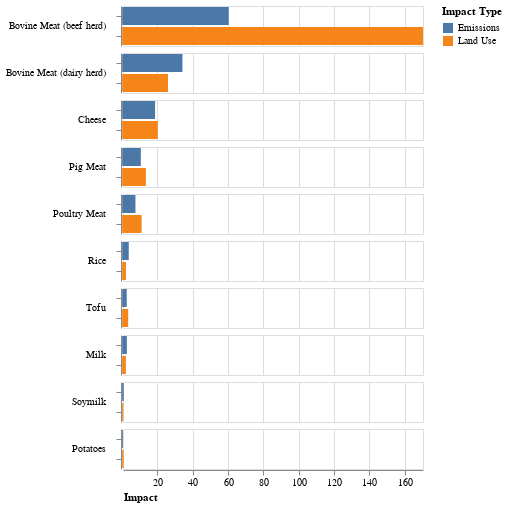

The notebook cell saved with this chart:
### Code cell
# Order of the Products
product_order = ['Bovine Meat (beef herd)', 'Bovine Meat (dairy herd)', 'Cheese','Pig Meat', 'Poultry Meat', 'Rice', 'Tofu', 'Milk',  'Soymilk','Potatoes']

impact_chart = alt.Chart(df_weight2).mark_bar().encode(
    x=alt.X('Impact:Q', scale=alt.Scale(domain=[df_weight2['Impact'].min(), df_weight2['Impact'].max()])).sort('-y').axis(   # - ist descending
        labelAngle = 0, 
        titleAnchor = 'start'),
    y=alt.Y('Impact Type:N', title=None).axis(
        labels = False, 
        titleAnchor = 'end',
        grid = False),       
    color='Impact Type:N',
).facet(
    row=alt.Row('Product:N', sort=product_order, title=None, header=alt.Header(labelAngle=0, labelAlign= 'left')),
    spacing = 5,  # Set facet label angle to 45 degrees
)

impact_chart

### Figure 1 — Vega-Lite specification as saved in the notebook (floating-point values rounded to 4 significant figures)
{"config": {"view": {"continuousWidth": 300, "continuousHeight": 300}}, "data": {"name": "data-d767d3f5843606716489755dadae7694"}, "facet": {"row": {"field": "Product", "header": {"labelAlign": "left", "labelAngle": 0}, "sort": ["Bovine Meat (beef herd)", "Bovine Meat (dairy herd)", "Cheese", "Pig Meat", "Poultry Meat", "Rice", "Tofu", "Milk", "Soymilk", "Potatoes"], "title": null, "type": "nominal"}}, "spec": {"mark": {"type": "bar"}, "encoding": {"color": {"field": "Impact Type", "type": "nominal"}, "x": {"axis": {"labelAngle": 0, "titleAnchor": "start"}, "field": "Impact", "scale": {"domain": [0.47, 170.4]}, "sort": "-y", "type": "quantitative"}, "y": {"axis": {"labels": false, "titleAnchor": "end", "grid": false}, "field": "Impact Type", "title": null, "type": "nominal"}}}, "spacing": 5, "$schema": "https://vega.github.io/schema/vega-lite/v5.16.3.json", "datasets": {"data-d767d3f5843606716489755dadae7694": [{"Product": "Rice", "Impact Type": "Land Use", "Impact": 2.15}, {"Product": "Potatoes", "Impact Type": "Land Use", "Impact": 0.82}, {"Product": "Soymilk", "Impact Type": "Land Use", "Impact": 0.64}, {"Product": "Tofu", "Impact Type": "Land Use", "Impact": 3.41}, {"Product": "Bovine Meat (beef herd)", "Impact Type": "Land Use", "Impact": 170.4}, {"Product": "Bovine Meat (dairy herd)", "Impact Type": "Land Use", "Impact": 25.94}, {"Product": "Pig Meat", "Impact Type": "Land Use", "Impact": 13.44}, {"Product": "Poultry Meat", "Impact Type": "Land Use", "Impact": 11.01}, {"Product": "Milk", "Impact Type": "Land Use", "Impact": 2.1}, {"Product": "Cheese", "Impact Type": "Land Use", "Impact": 20.18}, {"Product": "Rice", "Impact Type": "Emissions", "Impact": 3.73}, {"Product": "Potatoes", "Impact Type": "Emissions", "Impact": 0.47}, {"Product": "Soymilk", "Impact Type": "Emissions", "Impact": 0.91}, {"Product": "Tofu", "Impact Type": "Emissions", "Impact": 2.58}, {"Product": "Bovine Meat (beef herd)", "Impact Type": "Emissions", "Impact": 60.36}, {"Product": "Bovine Meat (dairy herd)", "Impact Type": "Emissions", "Impact": 34.14}, {"Product": "Pig Meat", "Impact Type": "Emissions", "Impact": 10.57}, {"Product": "Poultry Meat", "Impact Type": "Emissions", "Impact": 7.52}, {"Product": "Milk", "Impact Type": "Emissions", "Impact": 2.65}, {"Product": "Cheese", "Impact Type": "Emissions", "Impact": 18.64}]}}
